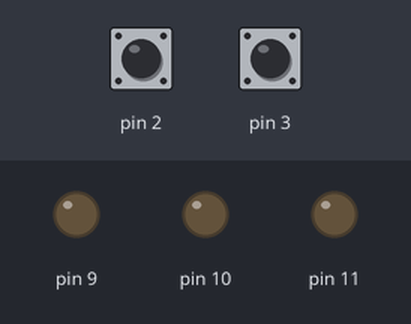
A sketch run on a simulated Arduino Uno, built with avr-gcc and run on an emulated ATmega328P. Shown: output pins drawn as LEDs (lit = HIGH). The inputs (shaded band) are chosen by the test bench; at power-on: pin 2 HIGH, pin 3 HIGH.

Above: at 1.2 s.
1.3 s: pin 2 pulled LOW for 0.15 s
At 1.6 s:
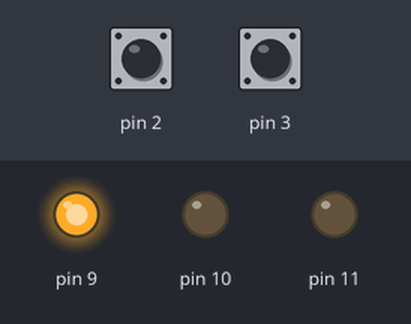
2.9 s: pin 3 pulled LOW for 0.15 s
At 4.0 s:
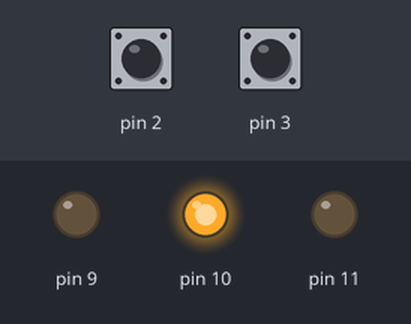
4.5 s: pin 2 pulled LOW for 1 s
At 5.2 s:
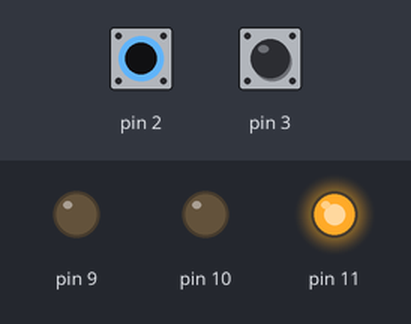
7.0 s: pin 2 pulled LOW for 3.2 s
At 8.3 s:
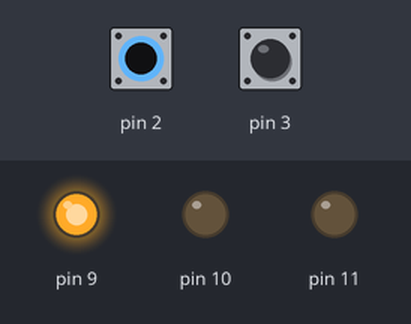
11.7 s: pin 3 pulled LOW for 1 s
At 13.1 s:
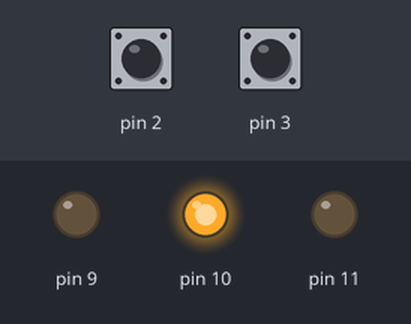
Timing chart, 0 to 14.7 s (numbered marks = the images above; inputs shaded):
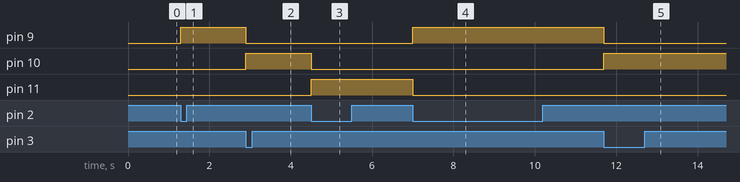

Measured:
- after the input at 1.3 s, pin 9: LOW → HIGH at once
- after the input at 2.9 s, pin 9: HIGH → LOW at once; pin 10: LOW → HIGH at once
- after the input at 4.5 s, pin 10: HIGH → LOW at once; pin 11: LOW → HIGH at once
- after the input at 7.0 s, pin 9: LOW → HIGH at once; pin 11: HIGH → LOW at once
- after the input at 11.7 s, pin 9: HIGH → LOW at once; pin 10: LOW → HIGH at once

The sketch:

Buttom_control_RGB.ino
```cpp
void setup() {
  // put your setup code here, to run once:
pinMode(2,INPUT_PULLUP);
pinMode(3,INPUT_PULLUP);
pinMode(9,OUTPUT);
pinMode(10,OUTPUT);
pinMode(11,OUTPUT);
attachInterrupt(0,swt,FALLING);
attachInterrupt(1,swt,FALLING);
}

volatile byte state=0;

void loop()
{
  // put your main code here, to run repeatedly:
  if (state==1){digitalWrite(9,HIGH);digitalWrite(10,LOW);digitalWrite(11,LOW);}
  else if(state==2) {digitalWrite(9,LOW);digitalWrite(10,HIGH);digitalWrite(11,LOW);}
  else if(state==3) {digitalWrite(9,LOW);digitalWrite(10,LOW);digitalWrite(11,HIGH);}
}

void swt()
{
 if(state!=3)state++;
 else state=1;
}
```
